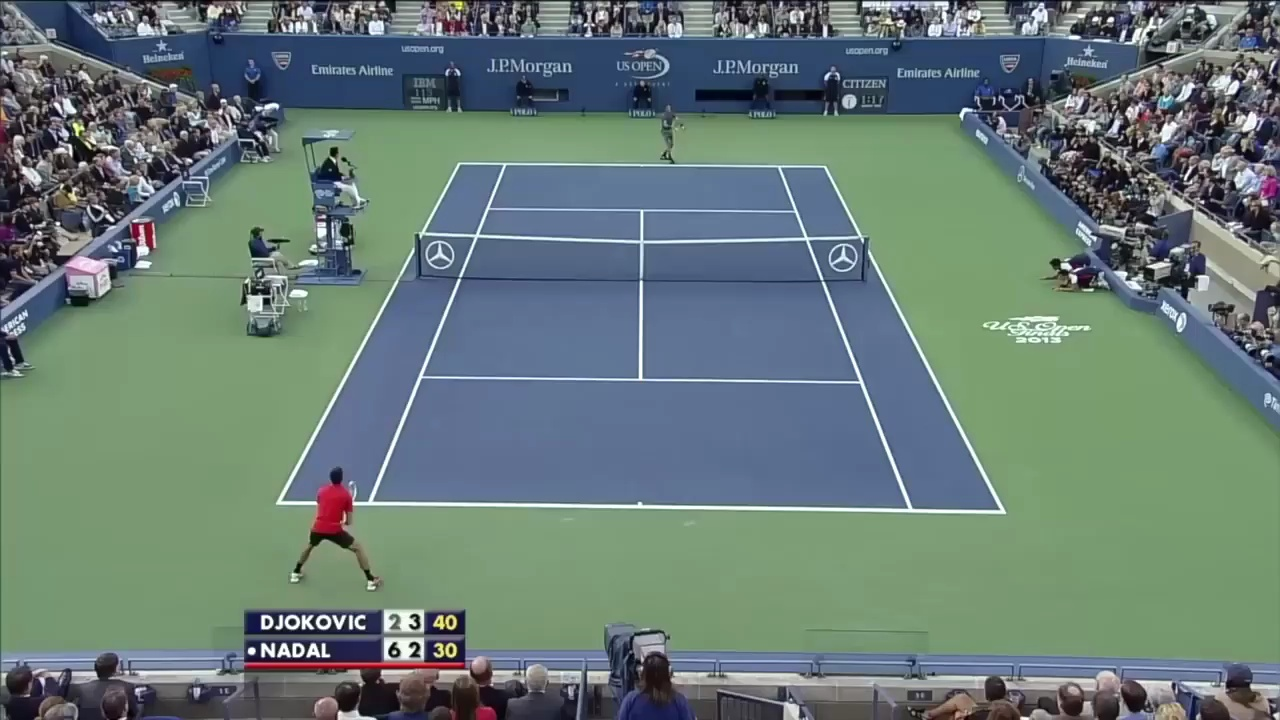
#> input picture debug/frame_0.jpg, 1280 x 720 px
$ python debug_court_detect.py
#> lines starting #> are read from the running program, lines starting #| are printed output that depends on the picture; after the words box and inside, x2 and y2 are one past the last pixel; in counts of white or black regions, pixels touching at a corner belong together
### detect/court.py
from __future__ import annotations

from dataclasses import dataclass

import cv2
import numpy as np

from court.model import Court

CORNER_ORDER = ("near_left", "near_right", "far_right", "far_left")


@dataclass
class CourtDetection:
    corners: np.ndarray
    confidence: float = 1.0


def detect_court(frame: np.ndarray) -> CourtDetection:
    """Return the 4 outer court corners in pixel coordinates.
    Order: near-left, near-right, far-right, far-left.
    """
    white, lines = _find_white_lines(frame)
    raw_corners = _intersect_outer_lines(lines, frame.shape, white)
    corners = _order_corners(raw_corners, frame.shape)
    return CourtDetection(corners=corners, confidence=1.0)


def _find_white_lines(frame: np.ndarray) -> tuple[np.ndarray, np.ndarray]:
    """Return a white-line mask and Hough segments as (N, 4)."""
    gray = cv2.cvtColor(frame, cv2.COLOR_BGR2GRAY)
    white = cv2.threshold(gray, 170, 255, cv2.THRESH_BINARY)[1]
    height = white.shape[0]
    white[: int(0.10 * height), :] = 0
    white[int(0.90 * height) :, :] = 0
    white = cv2.morphologyEx(white, cv2.MORPH_OPEN, np.ones((3, 3), np.uint8))

    edges = cv2.Canny(white, 40, 120)
    lines = cv2.HoughLinesP(
        edges,
        rho=1,
        theta=np.pi / 180,
        threshold=40,
        minLineLength=40,
        maxLineGap=25,
    )
    if lines is None:
        raise RuntimeError("No court lines found")
    return white, np.asarray(lines).reshape(-1, 4)


def _angle_and_rho(line: np.ndarray) -> tuple[float, float]:
    x1, y1, x2, y2 = map(float, line)
    dx, dy = x2 - x1, y2 - y1
    length = np.hypot(dx, dy)
    if length < 1e-6:
        raise ValueError("zero-length segment")

    angle = np.degrees(np.atan2(dy, dx)) % 180.0

    nx, ny = -dy, dx
    if nx < 0 or (nx == 0 and ny < 0):
        nx, ny = -nx, -ny
    rho = (x1 * nx + y1 * ny) / length
    return angle, rho


def _angle_diff(a: float, b: float) -> float:
    d = abs(a - b) % 180.0
    return min(d, 180.0 - d)


def _is_baseline(angle: float) -> bool:
    return _angle_diff(angle, 0.0) < 25.0


def _segment_length(line: np.ndarray) -> float:
    x1, y1, x2, y2 = map(float, line)
    return float(np.hypot(x2 - x1, y2 - y1))


def _cluster_collinear(
    lines: np.ndarray,
    angle_tol: float = 4.0,
    rho_tol: float = 20.0,
) -> tuple[list[np.ndarray], list[float]]:
    groups: list[list[np.ndarray]] = []
    keys: list[tuple[float, float]] = []
    supports: list[float] = []

    for line in lines:
        angle, rho = _angle_and_rho(line)
        placed = False
        for i, (ga, gr) in enumerate(keys):
            if _angle_diff(angle, ga) < angle_tol and abs(rho - gr) < rho_tol:
                groups[i].append(line)
                supports[i] += _segment_length(line)
                placed = True
                break
        if not placed:
            groups.append([line])
            keys.append((angle, rho))
            supports.append(_segment_length(line))

    merged = []
    for group in groups:
        pts = np.asarray(group, dtype=np.float32).reshape(-1, 2)
        vx, vy, x0, y0 = (float(v) for v in cv2.fitLine(pts, cv2.DIST_L2, 0, 0.01, 0.01).ravel())
        s = 10000.0
        merged.append(np.array([x0 - vx * s, y0 - vy * s, x0 + vx * s, y0 + vy * s]))
    return merged, supports


def _model_segments(court: Court) -> list[tuple[tuple[float, float], tuple[float, float]]]:
    width, length = court.court_w, court.court_l
    singles = court.singles_sideline
    net = length / 2
    service = court.sl_to_net
    return [
        ((0.0, 0.0), (width, 0.0)),
        ((0.0, length), (width, length)),
        ((0.0, 0.0), (0.0, length)),
        ((width, 0.0), (width, length)),
        ((singles, 0.0), (singles, length)),
        ((width - singles, 0.0), (width - singles, length)),
        ((0.0, net), (width, net)),
        ((singles, net + service), (width - singles, net + service)),
        ((singles, net - service), (width - singles, net - service)),
        ((width / 2, net - service), (width / 2, net + service)),
    ]


def _model_support(H: np.ndarray, white: np.ndarray, court: Court, samples: int = 40) -> float:
    height, width = white.shape
    score = 0.0
    for p0, p1 in _model_segments(court):
        court_pts = np.array([[p0, p1]], dtype=np.float32)
        img_pts = cv2.perspectiveTransform(court_pts, H)[0]
        xs = np.linspace(img_pts[0, 0], img_pts[1, 0], samples)
        ys = np.linspace(img_pts[0, 1], img_pts[1, 1], samples)
        hits = 0
        for x, y in zip(xs, ys):
            xi, yi = int(round(x)), int(round(y))
            if 0 <= xi < width and 0 <= yi < height:
                if white[max(0, yi - 2) : yi + 3, max(0, xi - 2) : xi + 3].any():
                    hits += 1
        score += hits / samples
    return score


def _point_in_frame(pt: np.ndarray, shape: tuple[int, ...], margin: float = 40.0) -> bool:
    height, width = shape[:2]
    x, y = float(pt[0]), float(pt[1])
    return -margin <= x < width + margin and -margin <= y < height + margin


def _intersect_outer_lines(
    lines: np.ndarray,
    shape: tuple[int, ...],
    white: np.ndarray,
) -> np.ndarray:
    merged, supports = _cluster_collinear(lines)

    baselines, sidelines = [], []
    for line, support in zip(merged, supports):
        if support < 40.0:
            continue
        angle, _ = _angle_and_rho(line)
        if _is_baseline(angle):
            baselines.append(line)
        else:
            sidelines.append(line)

    if len(baselines) < 2 or len(sidelines) < 2:
        raise RuntimeError(
            f"Need 2 baselines and 2 sidelines, got {len(baselines)} / {len(sidelines)}"
        )

    court = Court()
    court_src = court.court_corners.astype(np.float32)
    best_score = -1.0
    best_corners: np.ndarray | None = None

    for i, b1 in enumerate(baselines):
        for j, b2 in enumerate(baselines):
            if j <= i:
                continue
            for k, s1 in enumerate(sidelines):
                for m, s2 in enumerate(sidelines):
                    if m <= k:
                        continue
                    try:
                        pts = np.stack([
                            _line_intersection(b1, s1),
                            _line_intersection(b1, s2),
                            _line_intersection(b2, s2),
                            _line_intersection(b2, s1),
                        ])
                    except ValueError:
                        continue
                    if not all(np.isfinite(p).all() and _point_in_frame(p, shape) for p in pts):
                        continue
                    ordered = _order_corners(pts, shape)
                    near_left, near_right, far_right, far_left = ordered
                    near_w = float(np.linalg.norm(near_right - near_left))
                    far_w = float(np.linalg.norm(far_right - far_left))
                    height = abs(
                        0.5 * (near_left[1] + near_right[1]) - 0.5 * (far_left[1] + far_right[1])
                    )
                    if near_w < 80 or far_w < 40 or height < 80 or near_w < far_w:
                        continue
                    try:
                        H = cv2.getPerspectiveTransform(court_src, ordered)
                    except cv2.error:
                        continue
                    score = _model_support(H, white, court)
                    if score > best_score:
                        best_score = score
                        best_corners = ordered

    if best_corners is None:
        raise RuntimeError("No court quadrilateral matched the court model")
    return best_corners


def _line_intersection(l1: np.ndarray, l2: np.ndarray) -> np.ndarray:
    """Intersect two segments given as (x1, y1, x2, y2)."""
    x1, y1, x2, y2 = l1
    x3, y3, x4, y4 = l2
    p1 = np.array([x1, y1, 1.0])
    p2 = np.array([x2, y2, 1.0])
    p3 = np.array([x3, y3, 1.0])
    p4 = np.array([x4, y4, 1.0])
    l_a = np.cross(p1, p2)
    l_b = np.cross(p3, p4)
    pt = np.cross(l_a, l_b)
    if abs(pt[2]) < 1e-8:
        raise ValueError("Lines are parallel")
    return (pt[:2] / pt[2]).astype(np.float32)


def _order_corners(pts: np.ndarray, shape: tuple[int, ...]) -> np.ndarray:
    """Sort 4 points into near-left, near-right, far-right, far-left.

    In image space, 'near' means larger y (bottom of the frame).
    """
    pts = np.asarray(pts, dtype=np.float32).reshape(4, 2)
    by_y = pts[np.argsort(pts[:, 1])]
    far = by_y[:2]
    near = by_y[2:]
    far = far[np.argsort(far[:, 0])]
    near = near[np.argsort(near[:, 0])]
    ordered = np.stack([near[0], near[1], far[1], far[0]])
    return ordered.astype(np.float32)

### court/model.py
court_w = 10.97
court_l = 23.77
singles_sideline = 1.37
sl_to_net = 6.40

import numpy as np
from dataclasses import dataclass


@dataclass
class Court:
    court_w: float = court_w
    court_l: float = court_l
    singles_sideline: float = singles_sideline
    sl_to_net: float = sl_to_net

    @property
    def court_corners(self):
        return np.array([
            [0, self.court_l],      # near-left
            [self.court_w, self.court_l],   # near-right
            [self.court_w, 0],       # far-right
            [0, 0],          # far-left
        ])

    # [35 lines left out: functions left_double_near, right_double_near, left_double_far, right_double_far, not called in this run]

### scripts/debug_court_detect.py
"""Reproduce the court-detect debug images in debug/.

Run from the repo root:
    python scripts/extract_frame.py
    python scripts/debug_court_detect.py
"""

from __future__ import annotations

import sys
from pathlib import Path

import cv2
import numpy as np

ROOT = Path(__file__).resolve().parents[1]
if str(ROOT) not in sys.path:
    sys.path.insert(0, str(ROOT))

from detect.court import (
    _angle_and_rho,
    _cluster_collinear,
    _is_baseline,
    _line_intersection,
    _order_corners,
    detect_court,
)

IMAGE_PATH = ROOT / "debug" / "frame_0.jpg"
OUT_DIR = ROOT / "debug"


def _load_frame() -> np.ndarray:
    frame = cv2.imread(str(IMAGE_PATH))
#> frame is the input picture: shape (720, 1280, 3); mean B, G, R 118.8, 123.8, 104.5
    if frame is None:
        raise FileNotFoundError(f"Could not read {IMAGE_PATH}. Run scripts/extract_frame.py first.")
    OUT_DIR.mkdir(parents=True, exist_ok=True)
    return frame


def _write(name: str, image: np.ndarray) -> Path:
    path = OUT_DIR / name
    cv2.imwrite(str(path), image)
    print(f"Wrote {path}")
    return path


def _draw_quad(frame: np.ndarray, corners: np.ndarray) -> np.ndarray:
    vis = frame.copy()
    pts = corners.astype(int)
    cv2.polylines(vis, [pts.reshape(-1, 1, 2)], True, (0, 255, 136), 2)
    for i, (x, y) in enumerate(pts):
        cv2.circle(vis, (int(x), int(y)), 8, (0, 255, 136), -1)
        cv2.putText(
            vis,
            str(i + 1),
            (int(x) + 10, int(y) - 10),
            cv2.FONT_HERSHEY_SIMPLEX,
            0.8,
            (255, 255, 255),
            2,
        )
    return vis


def _draw_segments(frame: np.ndarray, lines: np.ndarray, label: bool = False) -> np.ndarray:
    vis = frame.copy()
    for i, line in enumerate(lines):
        x1, y1, x2, y2 = map(int, line)
        angle, _ = _angle_and_rho(line)
        color = (0, 255, 136) if _is_baseline(angle) else (0, 128, 255)
        cv2.line(vis, (x1, y1), (x2, y2), color, 2)
        if label:
            mx, my = int(0.5 * (x1 + x2)), int(0.5 * (y1 + y2))
            cv2.putText(vis, str(i), (mx, my), cv2.FONT_HERSHEY_SIMPLEX, 0.4, (255, 255, 255), 1)
    return vis


def _legacy_white_lines(frame: np.ndarray) -> np.ndarray:
    gray = cv2.cvtColor(frame, cv2.COLOR_BGR2GRAY)
    white = cv2.threshold(gray, 180, 255, cv2.THRESH_BINARY)[1]
    white = cv2.morphologyEx(white, cv2.MORPH_OPEN, np.ones((3, 3), np.uint8))
    edges = cv2.Canny(white, 50, 150)
    lines = cv2.HoughLinesP(
        edges,
        rho=1,
        theta=np.pi / 180,
        threshold=80,
        minLineLength=80,
        maxLineGap=20,
    )
    if lines is None:
        raise RuntimeError("No court lines found")
    return np.asarray(lines).reshape(-1, 4)


def _legacy_cluster(lines: np.ndarray) -> tuple[list[np.ndarray], list[float]]:
    return _cluster_collinear(lines, angle_tol=8.0, rho_tol=30.0)


def _valid_quads(
    merged: list[np.ndarray],
    supports: list[float],
    shape: tuple[int, ...],
    min_support: float = 0.0,
) -> list[tuple[float, float, np.ndarray]]:
    height, width = shape[:2]
    baselines, sidelines = [], []
    for line, support in zip(merged, supports):
        if support < min_support:
            continue
        angle, _ = _angle_and_rho(line)
        rec = (line, support)
        if _is_baseline(angle):
            baselines.append(rec)
        else:
            sidelines.append(rec)

    def inside(pt: np.ndarray) -> bool:
        x, y = float(pt[0]), float(pt[1])
        return -80 <= x < width + 80 and -80 <= y < height + 80

    cands: list[tuple[float, float, np.ndarray]] = []
    for i, (b1, s1) in enumerate(baselines):
        for j, (b2, s2) in enumerate(baselines):
            if j <= i:
                continue
            for k, (l1, sl1) in enumerate(sidelines):
                for m, (l2, sl2) in enumerate(sidelines):
                    if m <= k:
                        continue
                    try:
                        pts = np.stack([
                            _line_intersection(b1, l1),
                            _line_intersection(b1, l2),
                            _line_intersection(b2, l2),
                            _line_intersection(b2, l1),
                        ])
                    except ValueError:
                        continue
                    if not all(inside(p) for p in pts):
                        continue
                    ordered = _order_corners(pts, shape)
                    near_left, near_right, far_right, far_left = ordered
                    near_w = float(np.linalg.norm(near_right - near_left))
                    far_w = float(np.linalg.norm(far_right - far_left))
                    box_h = abs(
                        0.5 * (near_left[1] + near_right[1]) - 0.5 * (far_left[1] + far_right[1])
                    )
                    if near_w < 50 or far_w < 50 or box_h < 50 or near_w < far_w:
                        continue
                    area = float(cv2.contourArea(ordered.astype(np.float32)))
                    cands.append((s1 + s2 + sl1 + sl2, area, ordered))
    return cands


def write_color_masks(frame: np.ndarray) -> None:
    hsv = cv2.cvtColor(frame, cv2.COLOR_BGR2HSV)
#> hsv: shape (720, 1280, 3); mean H, S, V 84.1, 70.5, 136.1
    blue = cv2.inRange(hsv, (95, 30, 50), (130, 255, 220))
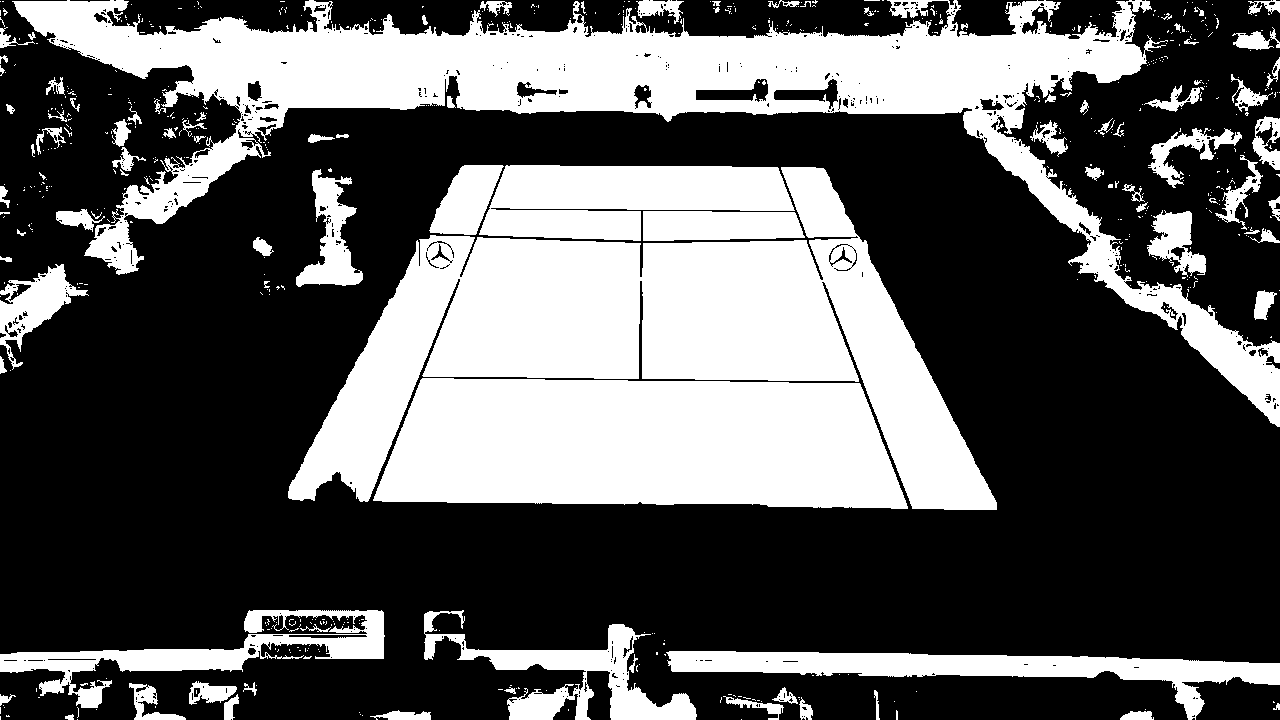
#> blue: shape (720, 1280); 36.2% white; 615 white regions (517 under 20 px), largest, box (x1, y1, x2, y2) and area: (12, 0, 1280, 427) 99427, (288, 167, 997, 510) 92020, (373, 378, 908, 509) 60374
    green = cv2.inRange(hsv, (40, 30, 50), (90, 255, 220))
#> green: shape (720, 1280); 42.1% white; 300 white regions (271 under 20 px), largest, box (x1, y1, x2, y2) and area: (0, 106, 1280, 663) 385786, (337, 192, 357, 207) 200, (1073, 71, 1106, 86) 152
    surface = cv2.bitwise_or(blue, green)
#> surface: shape (720, 1280); 78.3% white; 842 black regions (731 under 20 px), largest, box (x1, y1, x2, y2) and area: (997, 0, 1280, 347) 48633, (0, 0, 242, 306) 34751, (0, 608, 584, 720) 30834
    surface = cv2.morphologyEx(surface, cv2.MORPH_CLOSE, np.ones((11, 11), np.uint8))
#> surface: shape (720, 1280); 84.2% white; 41 black regions, largest, box (x1, y1, x2, y2) and area: (1022, 0, 1280, 344) 36663, (0, 40, 196, 297) 26640, (79, 610, 582, 720) 23794
    dilated = cv2.dilate(surface, np.ones((15, 15), np.uint8))
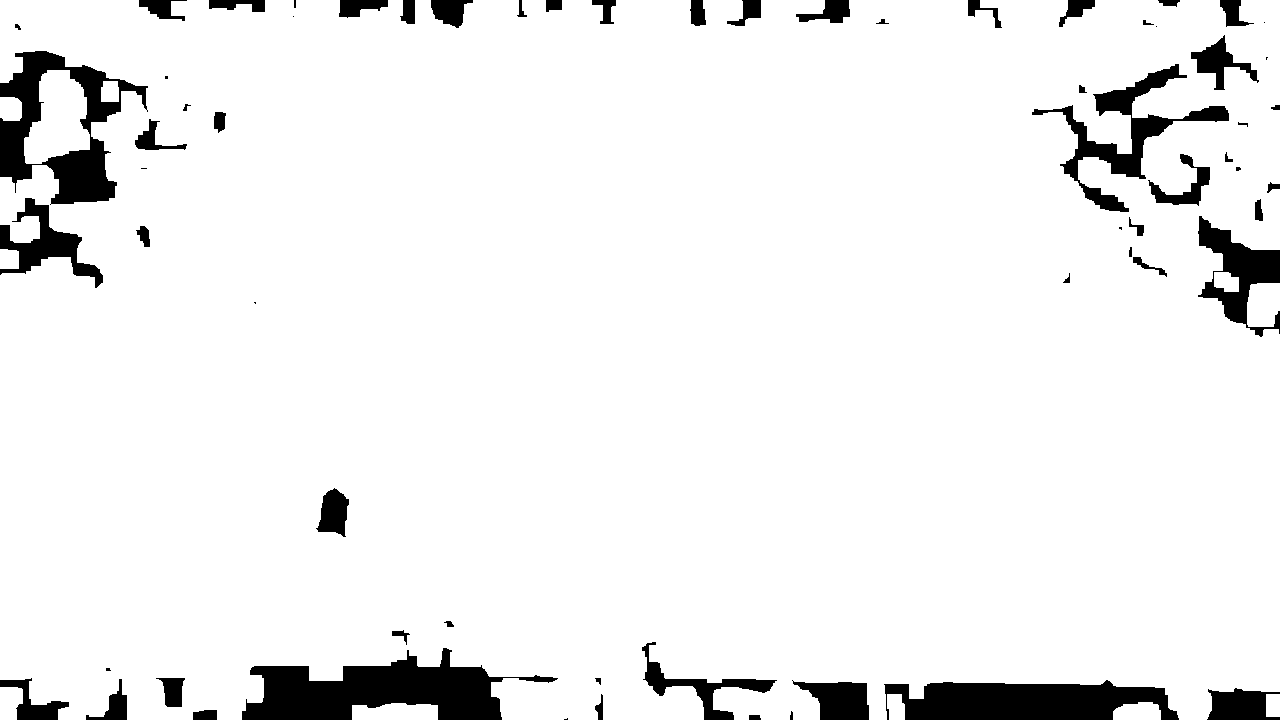
#> dilated: shape (720, 1280); 93.4% white; 66 black regions (12 under 20 px), largest, box (x1, y1, x2, y2) and area: (242, 648, 558, 720) 11608, (884, 680, 1179, 720) 8746, (0, 51, 148, 205) 8652

    gray = cv2.cvtColor(frame, cv2.COLOR_BGR2GRAY)
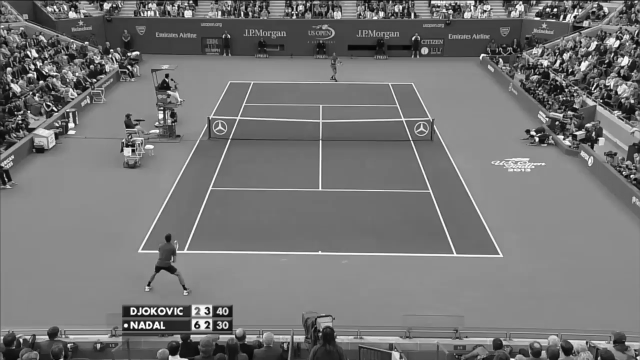
#> gray: shape (720, 1280) (shown at 1/2 size); min 0, max 255, mean 117.5
    white = cv2.threshold(gray, 180, 255, cv2.THRESH_BINARY)[1]
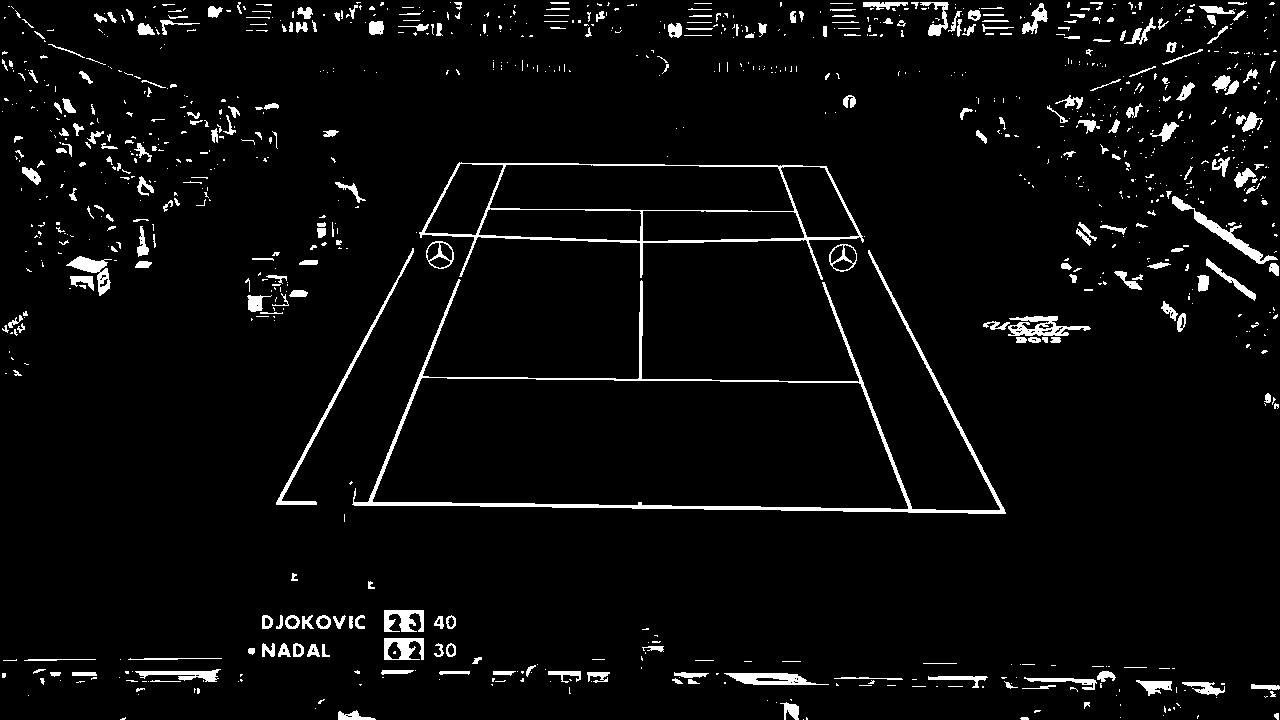
#> white: shape (720, 1280); 4.2% white; 1003 white regions (714 under 20 px), largest, box (x1, y1, x2, y2) and area: (352, 250, 1006, 514) 6270, (419, 162, 864, 280) 3491, (276, 248, 414, 505) 1113
    white_on = cv2.bitwise_and(white, dilated)

    _write("mask_blue.jpg", blue)
#> (the rest of the program and of its run is left out)
